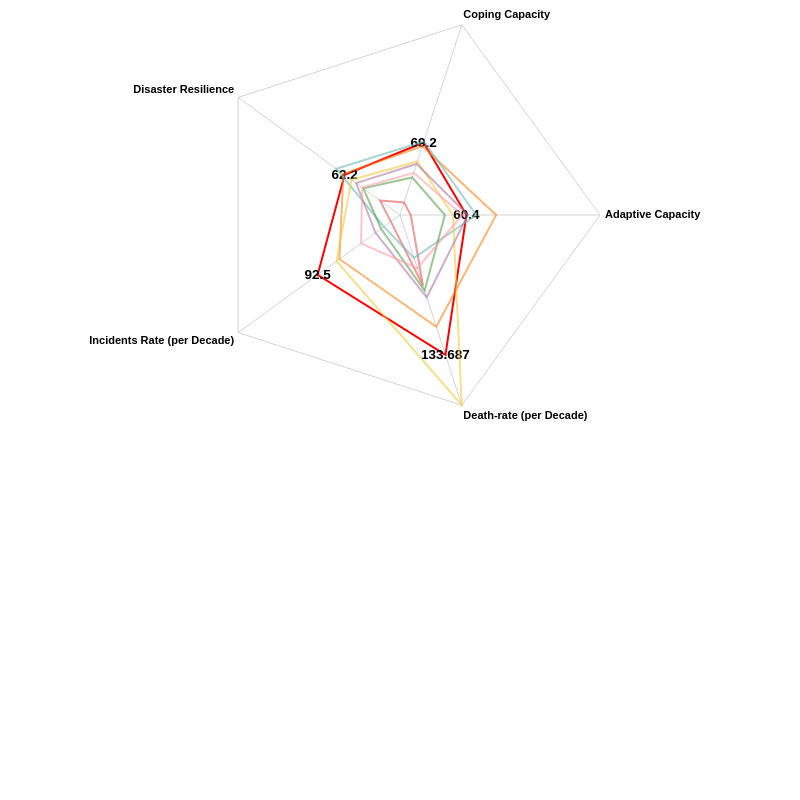

This figure's Vega-Lite source:
### Vega specification from a JSON file in a GitHub repository (floating-point values rounded to 4 significant figures)
{"$schema": "https://vega.github.io/schema/vega/v5.json", "description": "A radar chart example, showing multiple dimensions in a radial layout.", "width": 800, "height": 800, "padding": {"left": 200, "right": 200, "top": 15}, "autosize": {"type": "none", "contains": "padding"}, "signals": [{"name": "radius", "update": "width / 2"}], "data": [{"name": "table", "values": [{"key": "Disaster Resilience", "value": 62.2, "category": 0}, {"key": "Coping Capacity", "value": 69.2, "category": 0}, {"key": "Adaptive Capacity", "value": 60.4, "category": 0}, {"key": "Death-rate (per Decade)", "value": 133.7, "category": 0}, {"key": "Incidents Rate (per Decade)", "value": 92.5, "category": 0}, {"key": "Disaster Resilience", "value": 63.6, "category": 1}, {"key": "Coping Capacity", "value": 65.7, "category": 1}, {"key": "Adaptive Capacity", "value": 87.4, "category": 1}, {"key": "Death-rate (per Decade)", "value": 106.7, "category": 1}, {"key": "Incidents Rate (per Decade)", "value": 68.13, "category": 1}, {"key": "Disaster Resilience", "value": 22.5, "category": 2}, {"key": "Coping Capacity", "value": 11.9, "category": 2}, {"key": "Adaptive Capacity", "value": 9.8, "category": 2}, {"key": "Death-rate (per Decade)", "value": 67.62, "category": 2}, {"key": "Incidents Rate (per Decade)", "value": 10.25, "category": 2}, {"key": "Disaster Resilience", "value": 71.6, "category": 3}, {"key": "Coping Capacity", "value": 70.3, "category": 3}, {"key": "Adaptive Capacity", "value": 69.2, "category": 3}, {"key": "Death-rate (per Decade)", "value": 41, "category": 3}, {"key": "Incidents Rate (per Decade)", "value": 18.13, "category": 3}, {"key": "Disaster Resilience", "value": 41.2, "category": 4}, {"key": "Coping Capacity", "value": 35.9, "category": 4}, {"key": "Adaptive Capacity", "value": 40.8, "category": 4}, {"key": "Death-rate (per Decade)", "value": 72.31, "category": 4}, {"key": "Incidents Rate (per Decade)", "value": 21.25, "category": 4}, {"key": "Disaster Resilience", "value": 54.5, "category": 5}, {"key": "Coping Capacity", "value": 51.1, "category": 5}, {"key": "Adaptive Capacity", "value": 48.1, "category": 5}, {"key": "Death-rate (per Decade)", "value": 181.8, "category": 5}, {"key": "Incidents Rate (per Decade)", "value": 71.25, "category": 5}, {"key": "Disaster Resilience", "value": 49.3, "category": 6}, {"key": "Coping Capacity", "value": 48.8, "category": 6}, {"key": "Adaptive Capacity", "value": 61.7, "category": 6}, {"key": "Death-rate (per Decade)", "value": 78.62, "category": 6}, {"key": "Incidents Rate (per Decade)", "value": 27.5, "category": 6}, {"key": "Disaster Resilience", "value": 42.4, "category": 7}, {"key": "Coping Capacity", "value": 40.3, "category": 7}, {"key": "Adaptive Capacity", "value": 56.6, "category": 7}, {"key": "Death-rate (per Decade)", "value": 50.88, "category": 7}, {"key": "Incidents Rate (per Decade)", "value": 43.8, "category": 7}]}, {"name": "keys", "source": "table", "transform": [{"type": "aggregate", "groupby": ["key"]}]}], "scales": [{"name": "angular", "type": "point", "range": {"signal": "[-PI, PI]"}, "padding": 0.5, "domain": {"data": "table", "field": "key"}}, {"name": "radial", "type": "linear", "range": {"signal": "[0, radius]"}, "zero": true, "nice": false, "domain": {"data": "table", "field": "value"}, "domainMin": 0}, {"name": "color", "type": "ordinal", "domain": {"data": "table", "field": "category"}, "range": {"scheme": "tableau10"}}], "encode": {"enter": {"x": {"signal": "radius"}, "y": {"signal": "radius"}}}, "marks": [{"type": "group", "name": "categories", "zindex": 1, "from": {"facet": {"data": "table", "name": "facet", "groupby": ["category"]}}, "marks": [{"type": "line", "name": "category-line", "from": {"data": "facet"}, "encode": {"enter": {"interpolate": {"value": "linear-closed"}, "x": {"signal": "scale('radial', datum.value) * cos(scale('angular', datum.key))"}, "y": {"signal": "scale('radial', datum.value) * sin(scale('angular', datum.key))"}, "stroke": {"signal": "datum.category === 0 ? 'red' : scale('color', datum.category)"}, "strokeWidth": {"value": 2}, "fill": {"signal": "datum.category === 0 ? '' : ''"}, "fillOpacity": {"signal": "datum.category === 0 ? '0.1' : '0.2'"}, "strokeOpacity": {"signal": "datum.category === 0 ? '1' : '0.6'"}}}}, {"type": "text", "name": "value-text", "from": {"data": "category-line"}, "encode": {"enter": {"x": {"signal": "datum.x"}, "y": {"signal": "datum.y"}, "text": {"signal": "datum.datum.category === 0 ? datum.datum.value : ''"}, "align": {"value": "center"}, "baseline": {"value": "middle"}, "fill": {"value": "black"}, "fontSize": {"value": 13.5}, "fontStyle": {"value": "bold"}}}}]}, {"type": "rule", "name": "radial-grid", "from": {"data": "keys"}, "zindex": 0, "encode": {"enter": {"x": {"value": 0}, "y": {"value": 0}, "x2": {"signal": "radius * cos(scale('angular', datum.key))"}, "y2": {"signal": "radius * sin(scale('angular', datum.key))"}, "stroke": {"value": "lightgray"}, "strokeWidth": {"value": 1}}}}, {"type": "text", "name": "key-label", "from": {"data": "keys"}, "zindex": 1, "encode": {"enter": {"x": {"signal": "(radius + 5) * cos(scale('angular', datum.key))"}, "y": {"signal": "(radius + 5) * sin(scale('angular', datum.key))"}, "text": {"field": "key"}, "align": [{"test": "abs(scale('angular', datum.key)) > PI / 2", "value": "right"}, {"value": "left"}], "baseline": [{"test": "scale('angular', datum.key) > 0", "value": "top"}, {"test": "scale('angular', datum.key) == 0", "value": "middle"}, {"value": "bottom"}], "fill": {"value": "black"}, "fontWeight": {"value": "bold"}}}}, {"type": "line", "name": "outer-line", "from": {"data": "radial-grid"}, "encode": {"enter": {"interpolate": {"value": "linear-closed"}, "x": {"field": "x2"}, "y": {"field": "y2"}, "stroke": {"value": "lightgray"}, "strokeWidth": {"value": 1}}}}]}
